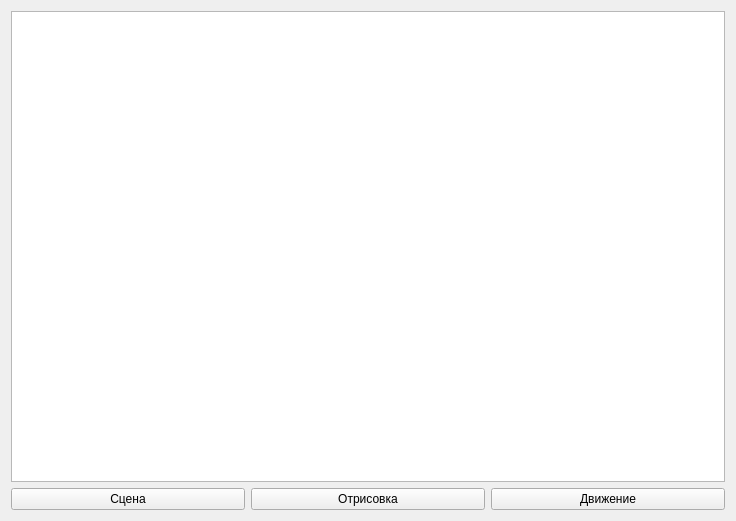
<?xml version="1.0" encoding="UTF-8"?>
<ui version="4.0">
 <class>Widget2</class>
 <widget class="QWidget" name="Widget2">
  <property name="geometry">
   <rect>
    <x>0</x>
    <y>0</y>
    <width>736</width>
    <height>521</height>
   </rect>
  </property>
  <property name="windowTitle">
   <string>3 тела</string>
  </property>
  <layout class="QVBoxLayout" name="verticalLayout">
   <item>
    <widget class="QGraphicsView" name="graphicsView"/>
   </item>
   <item>
    <layout class="QHBoxLayout" name="horizontalLayout">
     <item>
      <widget class="QPushButton" name="pushButton_3">
       <property name="text">
        <string>Сцена</string>
       </property>
      </widget>
     </item>
     <item>
      <widget class="QPushButton" name="pushButton">
       <property name="text">
        <string>Отрисовка</string>
       </property>
      </widget>
     </item>
     <item>
      <widget class="QPushButton" name="pushButton_2">
       <property name="text">
        <string>Движение</string>
       </property>
      </widget>
     </item>
    </layout>
   </item>
  </layout>
 </widget>
 <resources/>
 <connections/>
</ui>
